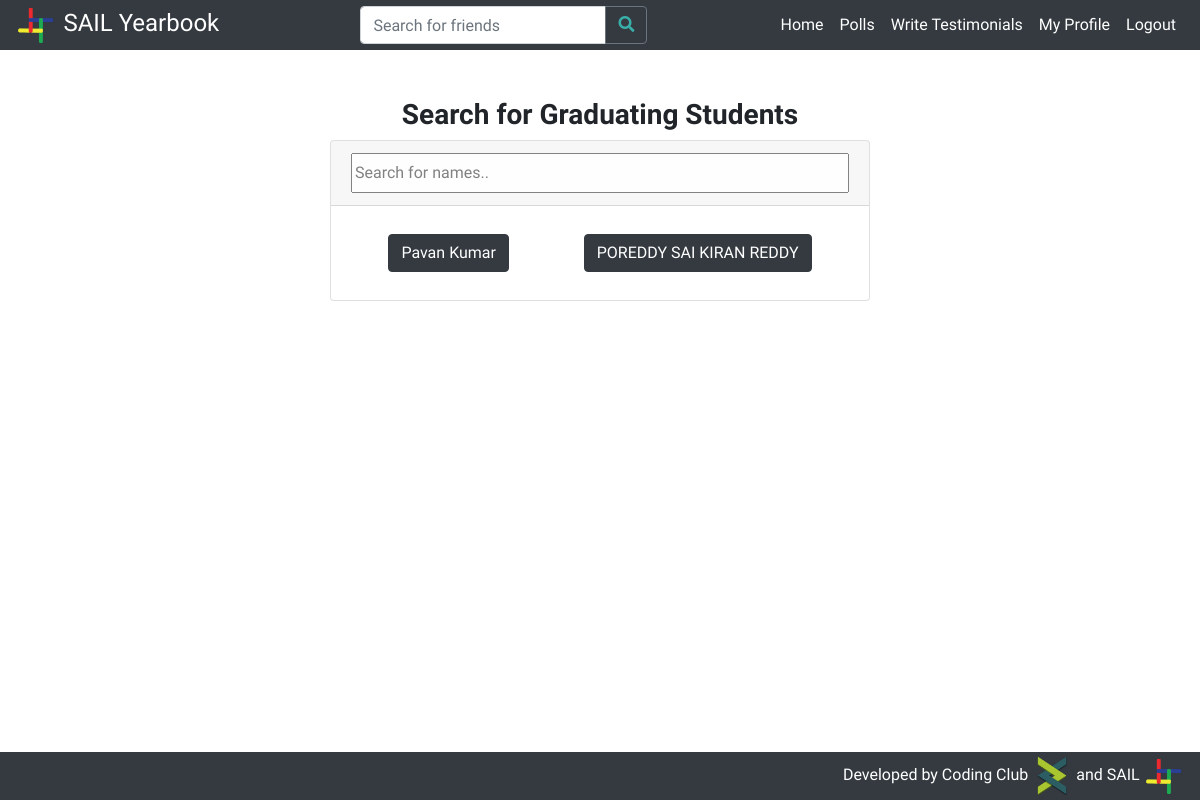
/yearbook/write_testimonial/ (signed in), run on an earlier commit of the app's database.
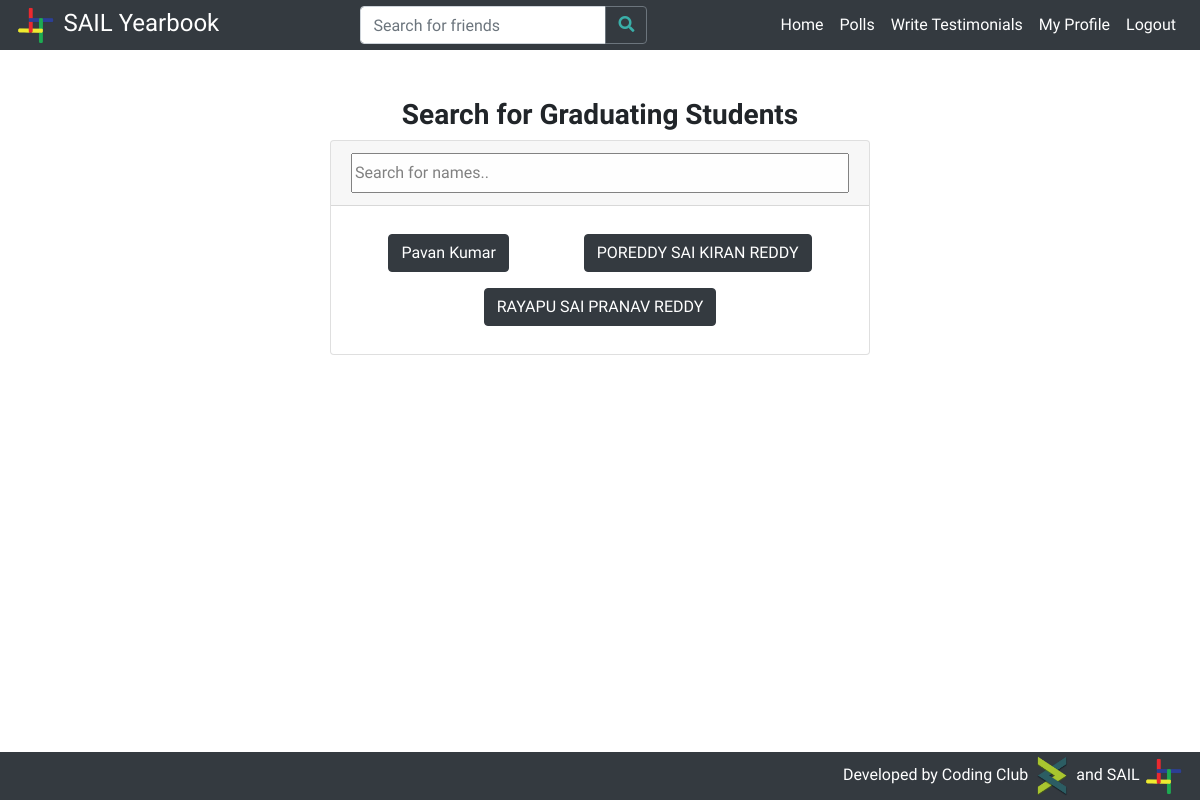
And on a later commit of the database.
### students/models.py (models this page shows, shortened)
class Profile(models.Model):
    btech = '01'
    mtech = '41'
    phd = '61'
    msc = '21'
    msr = '43'
    ma = '22'
    bdes = '02'
    mdes = '42'
    error = '00'
    program_values = (
        (btech, 'BTech'),
        (mtech, 'MTech'),
        (phd, 'PhD'),
        (msc, 'MSc'),
        (msr, 'MS-R'),
        (ma, 'MA'),
        (bdes, 'BDes'),
        (mdes, 'MDes'),
        (error, 'Error')
    )
    cse = '01'
    ece = '02'
    me = '03'
    ce = '04'
    dd = '05'
    bsbe = '06'
    cl = '07'
    cst = '22'
    eee = '08'
    ma = '23'
    ph = '21'
    rt = '54'
    hss = '41'
    enc = '51'
    env = '52'
    nt = '53'
    lst = '55'
    department_values = (
        (cse, 'Computer Science & Engineering'),
        (ece, 'Electronics & Communication Engineering'),
        (me, 'Mechanical Engineering'),
        (ce, 'Civil Engineering'),
        (dd, 'Design'),
        (bsbe, 'Biosciences & Bioengineering'),
        (cl, 'Chemical Engineering'),
        (cst, 'Chemical Science & Technology'),
        (eee, 'Electronics & Electrical Engineering'),
        (ma, 'Mathematics & Computing'),
        (ph, 'Engineering Physics'),
        (rt, 'Rural Technology'),
        (hss, 'Humanities & Social Sciences'),
        (enc, 'Centre for Energy'),
        (env, 'Centre for Environment'),
        (nt, 'Centre for Nanotechnology'),
        (lst, 'Centre for Linguistic Science & Technology'),
        (error, 'Error')
    )
    profile_pic = models.ImageField(upload_to='profile_pics/', default='profile_pics/no-profile-pic.png')
    user = models.ForeignKey(User, on_delete=models.CASCADE)
    full_name = models.CharField(max_length=100)
    rollno = models.IntegerField()
    program = models.CharField(max_length=2, choices=program_values)
    department = models.CharField(max_length=3, choices=department_values)
    bio = models.TextField(max_length=1000)
    graduating = models.BooleanField(default=False)

### students/views.py (the view)
# urls.py: path('write_testimonial/', student_views.write_testimonial, name='write_testimonial'),
@login_required
def write_testimonial(request):
    if request.method == 'GET':
        if request.user and not request.user.is_anonymous:
            logged_in = True
        else:
            logged_in = False
        if logged_in:
            user = User.objects.filter(username=request.user.username).first()
            profiles = Profile.objects.filter(graduating=True)
            context = {
                'user': user,
                'profiles': profiles,
                'logged_in': logged_in
            }
            return render(request, 'write_testimonial.html', context)
        else:
            return HttpResponseRedirect(reverse('login'))
    else:
        return error404(request)

### students/templates/write_testimonial.html (shortened to what this page needs)
{% extends 'base.html' %}
{% load static %}
{% block content %}
<div class="col-lg-6 col-md-12" style="margin-left:auto;margin-right:auto;">
	<div class="container">
		<h3 class="text-center" style="font-weight:bold;">Search for Graduating Students</h3>
		<div class="card">
			<div class="card-header">
				<input type="text" id="search-input" onkeyup="searchFunction()" placeholder="Search for names.." title="Type in a name"
					style="width:100%;height:2.5em;opacity:0.9;">
			</div>
			<div class="card-body">
				<div class="d-flex justify-content-around flex-wrap" id="profile-links-flex">
						{% for profile in profiles %}
							<a href="{% url 'profile' profile.user.username %}" class="m-2 btn btn-dark profile-link-button"
							style="text-decoration:none; ">{{ profile.full_name }}  </a>
						{% endfor %}
				</div>
			</div>
		</div>
	</div>
</div>
{% endblock %}

### students/templates/base.html (shortened to what this page needs)
{% load static %}
<!DOCTYPE html>
<html class="h-100">
<head>
        <link rel="stylesheet" href="{% static "css/bootstrap-4.4.1.min.css" %}">
        <link href="{%static "css/all.min.css" %}" rel="stylesheet"></script>
</head>
<body class="d-flex flex-column h-100" style="font-family: 'Nunito', sans-serif;">
    {% if logged_in %}
        <nav class="navbar fixed-top navbar-expand-lg navbar-dark bg-dark py-0">
            <a class="navbar-brand" href="{% url 'home' %}" style="font-size:x-large">
                <img height="40" src="{% static 'img/sail_logo.png' %}"> SAIL Yearbook
            </a>
            <div class="collapse navbar-collapse" id="mainNavbar">
                <form class="form-inline my-2 my-lg-0 mx-auto" method="get" action="{% url 'search' %}">
                    <div class="input-group">
                        <input style="font-family: 'Nunito', sans-serif;" class="form-control" name="key" placeholder="Search for friends" autocomplete="off">
                        <div class="input-group-append">
                            <button class="btn btn-outline-secondary" type="submit"><i class="fas fa-search" style="color: #3aafa9;"></i></button>
                        </div>
                    </div>
                </form>
                <ul class="navbar-nav">
                    <li class="nav-item">
                        <a style="color: #FFF;" class="nav-link" href="{% url 'home' %}">Home</a>
                    </li>
                    <li class="nav-item">
                        <a style="color: #FFF;" class="nav-link" href="{% url 'polls' %}">Polls</a>
                    </li>
                    <li class="nav-item">
                        <a style="color: #FFF;" class="nav-link" href="{% url 'write_testimonial' %}">Write Testimonials</a>
                    </li>
                    <li class="nav-item">
                        <a style="color: #FFF;" class="nav-link" href="{% url 'profile' user.username %}">My Profile</a>
                    </li>
                    <li class="nav-item">
                        <a style="color: #FFF;" class="nav-link" href="{% url 'logout' %}">Logout</a>
                    </li>
                </ul>
            </div>
        </nav>
    {% endif %}
    <main class="flex-shrink-0 mt-5">
        {% block content %}{% endblock %}
    </main>
    <footer class="footer mt-auto py-1 bg-dark">
        <div class="container-fluid">
            <span class="text-muted float-right">
                <a class="d-inline-block pl-0" style="color:white;" href="{% url 'team' %}"> Developed by Coding Club <img height="40" src="{% static 'img/cc_logo.png' %}"> and SAIL <img height="40" src="{% static 'img/sail_logo.png' %}"></a></span>
        </div>
    </footer>
</body>
</html>

### students/templates/base.html (style rules this page uses)
a { color:teal; }
body { padding-top:50px; }
.nav-link { color: rgba(255, 255, 255, 0.99); }

What changed in the data, as far as the page shows it:
added Profile: full_name "RAYAPU SAI PRANAV REDDY"
